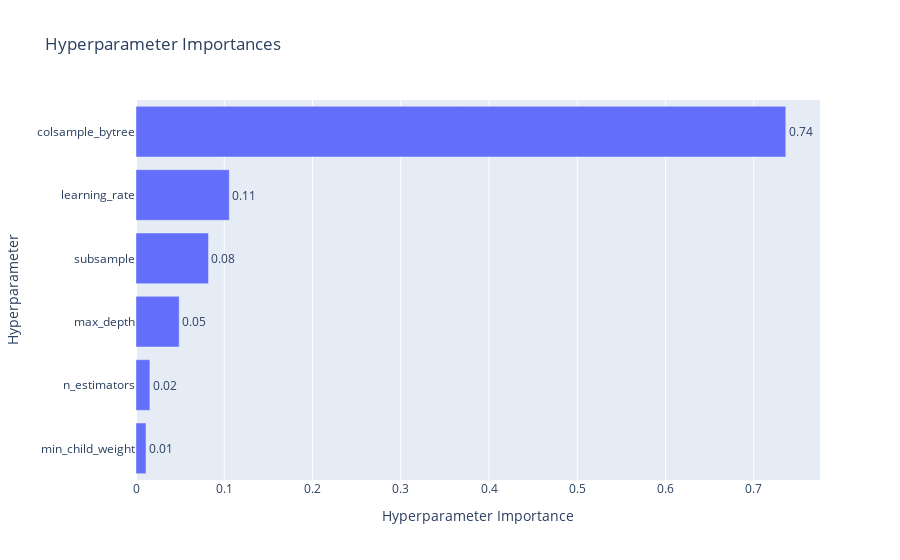

Notebook code cell kept with this figure:
### Code cell
# 하이퍼파라미터별 중요도를 확인할 수 있는 그래프
optuna.visualization.plot_param_importances(study_xgb)

### Figure 1 — Plotly figure (JSON) as saved in the notebook; plotly's stock layout.template omitted (floating-point values rounded to 4 significant figures)
{"data": [{"cliponaxis": false, "hovertemplate": ["min_child_weight (IntDistribution): 0.011333324357465143<extra></extra>", "n_estimators (IntDistribution): 0.015697747483437698<extra></extra>", "max_depth (IntDistribution): 0.048954170224767043<extra></extra>", "subsample (FloatDistribution): 0.08211172691811619<extra></extra>", "learning_rate (FloatDistribution): 0.10569445630684814<extra></extra>", "colsample_bytree (FloatDistribution): 0.736208574709366<extra></extra>"], "name": "Objective Value", "orientation": "h", "text": ["0.01", "0.02", "0.05", "0.08", "0.11", "0.74"], "textposition": "outside", "type": "bar", "x": [0.01133, 0.0157, 0.04895, 0.08211, 0.1057, 0.7362], "y": ["min_child_weight", "n_estimators", "max_depth", "subsample", "learning_rate", "colsample_bytree"]}], "layout": {"title": {"text": "Hyperparameter Importances"}, "xaxis": {"title": {"text": "Hyperparameter Importance"}}, "yaxis": {"title": {"text": "Hyperparameter"}}}}
